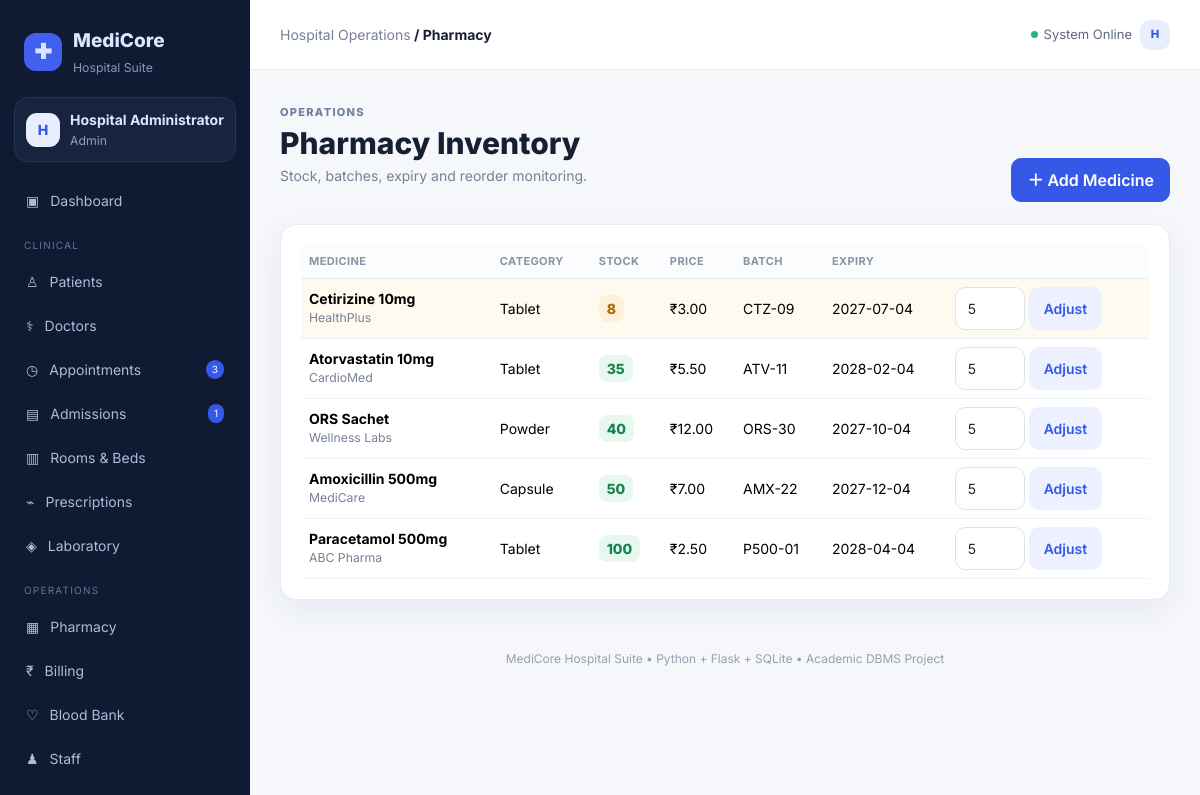
The app's page /medicines (signed in) with its own data.
### tables this page shows
CREATE TABLE medicines(
 medicine_id INTEGER PRIMARY KEY AUTOINCREMENT,name TEXT NOT NULL,category TEXT,quantity INTEGER DEFAULT 0,
 unit_price REAL DEFAULT 0,manufacturer TEXT,batch_no TEXT,expiry_date TEXT,reorder_level INTEGER DEFAULT 10,
 status TEXT DEFAULT 'Active'
);

### app.py (the view)
@app.route("/medicines")
@login_required
def medicines():
    rows=query("SELECT * FROM medicines ORDER BY quantity<=10 DESC,medicine_id DESC")
    return render_template("medicines/list.html",medicines=rows)

### app.py (called while the page is built)
def get_db():
    conn = sqlite3.connect(DB_PATH)
    conn.row_factory = sqlite3.Row
    conn.execute("PRAGMA foreign_keys = ON")
    conn.execute("PRAGMA journal_mode = WAL")
    return conn

def query(sql, params=()):
    conn = get_db()
    cur = conn.execute(sql, params)
    rows = [dict(r) for r in cur.fetchall()]
    conn.close()
    return rows

def one(sql, params=()):
    conn = get_db()
    row = conn.execute(sql, params).fetchone()
    result = dict(row) if row else None
    conn.close()
    return result

def login_required(fn):
    @wraps(fn)
    def wrapper(*args, **kwargs):
        if "user_id" not in session:
            flash("Please login first.", "warning")
            return redirect(url_for("login"))
        return fn(*args, **kwargs)
    return wrapper

@app.context_processor
def globals():
    return {
        "current_date": date.today(),
        "app_name": "MediCore Hospital",
        "nav_count": {
            "pending": one("SELECT COUNT(*) c FROM appointments WHERE status='Scheduled'")["c"],
            "admitted": one("SELECT COUNT(*) c FROM admissions WHERE status='Admitted'")["c"]
        }
    }

### templates/medicines/list.html
{% extends "base.html" %}{% block title %}Pharmacy{% endblock %}
{% block content %}<div class="page-head"><div><span class="eyebrow">OPERATIONS</span><h1>Pharmacy Inventory</h1><p class="muted">Stock, batches, expiry and reorder monitoring.</p></div><a class="btn btn-primary" href="{{url_for('add_medicine')}}">＋ Add Medicine</a></div>
<div class="panel"><div class="table-responsive"><table class="table align-middle"><thead><tr><th>Medicine</th><th>Category</th><th>Stock</th><th>Price</th><th>Batch</th><th>Expiry</th><th></th></tr></thead><tbody>
{% for m in medicines %}<tr class="{% if m.quantity<=m.reorder_level %}table-warning{% endif %}"><td><b>{{m.name}}</b><div class="small muted">{{m.manufacturer or 'Manufacturer not set'}}</div></td><td>{{m.category or '—'}}</td><td><span class="stock {{'low' if m.quantity<=m.reorder_level else 'ok'}}">{{m.quantity}}</span></td><td>₹{{"%.2f"|format(m.unit_price)}}</td><td>{{m.batch_no}}</td><td>{{m.expiry_date}}</td><td><form method="post" action="{{url_for('adjust_stock',medicine_id=m.medicine_id)}}" class="d-flex gap-1"><input class="form-control form-control-sm" style="width:70px" type="number" name="delta" value="5"><button class="btn btn-sm btn-soft">Adjust</button></form></td></tr>{% else %}<tr><td colspan="7" class="empty">No medicines.</td></tr>{% endfor %}</tbody></table></div></div>{% endblock %}

### static/style.css (style rules this page uses)
:root { --bg:#f5f7fb;--panel:#fff;--text:#172033;--muted:#768196;--line:#e7ebf2;--primary:#3558e8;--navy:#1a2550;--shadow:0 10px 30px rgba(30,42,80,.07) }
* { box-sizing:border-box }
body { margin:0;background:var(--bg);color:var(--text);font-family:Inter,system-ui,sans-serif;font-size:14px }
.muted { color:var(--muted) }
.page-head { display:flex;align-items:flex-end;justify-content:space-between;gap:20px;margin-bottom:22px }
.eyebrow { font-size:11px;letter-spacing:1.3px;color:#7180a0;font-weight:800 }
.page-head h1 { font-size:30px;margin:4px 0;font-weight:800 }
.btn { border-radius:10px;padding:9px 15px;font-weight:600 }
.btn-primary { background:var(--primary);border-color:var(--primary) }
.btn-soft { background:#edf1ff;color:#3558e8;border:0 }
.form-control,.form-select { border-radius:10px;border-color:#dde3ee;padding:10px 12px }
.panel { background:var(--panel);border:1px solid var(--line);border-radius:16px;box-shadow:var(--shadow);padding:20px }
.table { --bs-table-bg:transparent;margin-bottom:0 }
.table th { font-size:11px;text-transform:uppercase;letter-spacing:.4px;color:#8993a7;background:#fbfcfe;border-bottom:1px solid var(--line) }
.table td { border-color:#eef1f5 }
.stock { padding:5px 8px;border-radius:8px;font-weight:800 }
.stock.ok { background:#e7f8ef;color:#188451 }
.stock.low { background:#fff0da;color:#ad6b00 }
.table-warning { --bs-table-bg:#fffaf0 }

### records on screen
medicines: name "Cetirizine 10mg", manufacturer "HealthPlus", category "Tablet", quantity "8", unit_price "3.00", batch_no "CTZ-09", expiry_date "2027-07-04"
medicines: name "Atorvastatin 10mg", manufacturer "CardioMed", category "Tablet", quantity "35", unit_price "5.50", batch_no "ATV-11", expiry_date "2028-02-04"
medicines: name "ORS Sachet", manufacturer "Wellness Labs", category "Powder", quantity "40", unit_price "12.00", batch_no "ORS-30", expiry_date "2027-10-04"
medicines: name "Amoxicillin 500mg", manufacturer "MediCare", category "Capsule", quantity "50", unit_price "7.00", batch_no "AMX-22", expiry_date "2027-12-04"
medicines: name "Paracetamol 500mg", manufacturer "ABC Pharma", category "Tablet", quantity "100", unit_price "2.50", batch_no "P500-01", expiry_date "2028-04-04"

### other values on screen
{{ session.get('full_name','U')[0] }} "H"
{{ session.get('full_name') }} "Hospital Administrator"
{{ session.get('role') }} "Admin"
{{ nav_count.pending }} "3"
{{ nav_count.admitted }} "1"
